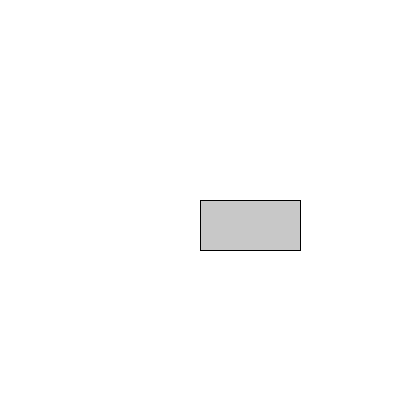
Frame 1 (no input)
Frame 60 (the mouse pressed at the canvas centre just before this capture): identical to frame 1, image omitted
Frame 120 (the mouse held since frame 60 and released just before this capture): identical to frame 1, image omitted

The Processing sketch that drew this single still picture (run headless with seeded random() and noise(); from frame 60 on, the mouse is pressed at the canvas centre):

// Processing sketch: condcicionales_boton_3
// ── condcicionales_boton_3.pde
// AND = && => TRUE && TRUE => TRUE

int posX = 200;
int posY = 200;
int ancho = 100;
int alto = 50;
color colorBoton = color(200);
color colorFondo = color(255);

void setup() {
  size(400, 400);
}

void draw() {
  background(colorFondo);

  fill(colorBoton);
  rect(posX, 200, ancho, alto);

  if (
    mouseX > posX && mouseX < posX + ancho &&
    mouseY > posY && mouseY < posY + alto) {
    colorBoton = color(255, 0, 0);
  } else {
    colorBoton = color(200);
  }
}

void mouseClicked(){
  if (colorBoton == color(255, 0, 0)) {
    colorFondo = color(0,255,0);
  } 
}
